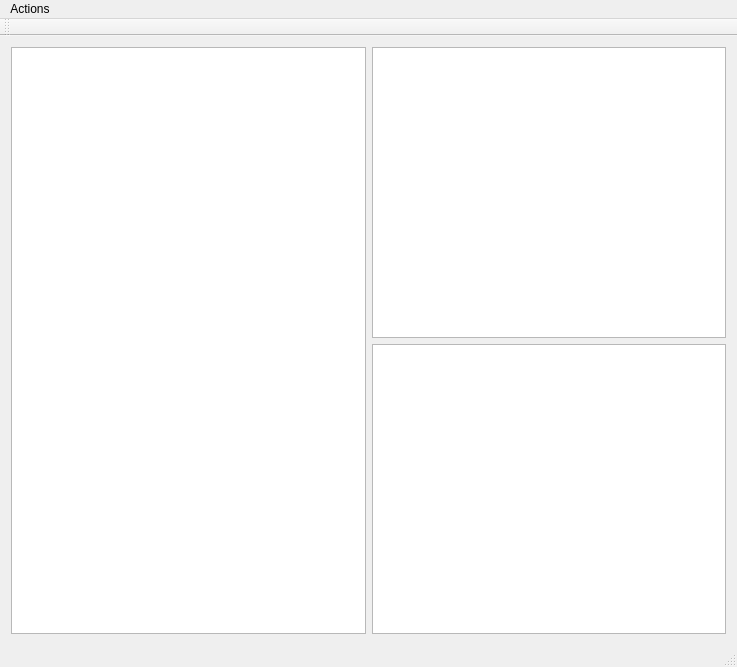
<?xml version="1.0" encoding="UTF-8"?>
<ui version="4.0">
 <class>MainWindow</class>
 <widget class="QMainWindow" name="MainWindow">
  <property name="geometry">
   <rect>
    <x>0</x>
    <y>0</y>
    <width>737</width>
    <height>667</height>
   </rect>
  </property>
  <property name="windowTitle">
   <string>MainWindow</string>
  </property>
  <widget class="QWidget" name="centralWidget">
   <layout class="QVBoxLayout" name="verticalLayout_2">
    <item>
     <layout class="QHBoxLayout" name="horizontalLayout">
      <item>
       <widget class="QTreeView" name="treeView"/>
      </item>
      <item>
       <layout class="QVBoxLayout" name="verticalLayout">
        <item>
         <widget class="QPlainTextEdit" name="codeEditor"/>
        </item>
        <item>
         <widget class="QPlainTextEdit" name="output"/>
        </item>
       </layout>
      </item>
     </layout>
    </item>
   </layout>
  </widget>
  <widget class="QMenuBar" name="menuBar">
   <property name="geometry">
    <rect>
     <x>0</x>
     <y>0</y>
     <width>737</width>
     <height>25</height>
    </rect>
   </property>
   <widget class="QMenu" name="menuActions">
    <property name="title">
     <string>Actions</string>
    </property>
    <addaction name="actionScan"/>
    <addaction name="actionParse"/>
    <addaction name="actionParse_All"/>
    <addaction name="actionNon_strict_parse"/>
    <addaction name="actionFind_declaration"/>
   </widget>
   <addaction name="menuActions"/>
  </widget>
  <widget class="QToolBar" name="mainToolBar">
   <attribute name="toolBarArea">
    <enum>TopToolBarArea</enum>
   </attribute>
   <attribute name="toolBarBreak">
    <bool>false</bool>
   </attribute>
  </widget>
  <widget class="QStatusBar" name="statusBar"/>
  <action name="actionScan">
   <property name="text">
    <string>Scan</string>
   </property>
   <property name="shortcut">
    <string>Ctrl+S</string>
   </property>
  </action>
  <action name="actionParse">
   <property name="text">
    <string>Parse</string>
   </property>
   <property name="shortcut">
    <string>Ctrl+P</string>
   </property>
  </action>
  <action name="actionParse_All">
   <property name="text">
    <string>Parse All</string>
   </property>
   <property name="shortcut">
    <string>Ctrl+L</string>
   </property>
  </action>
  <action name="actionNon_strict_parse">
   <property name="text">
    <string>Non strict parse</string>
   </property>
   <property name="shortcut">
    <string>Ctrl+M</string>
   </property>
  </action>
  <action name="actionFind_declaration">
   <property name="text">
    <string>Find declaration</string>
   </property>
  </action>
 </widget>
 <layoutdefault spacing="6" margin="11"/>
 <resources/>
 <connections/>
</ui>
